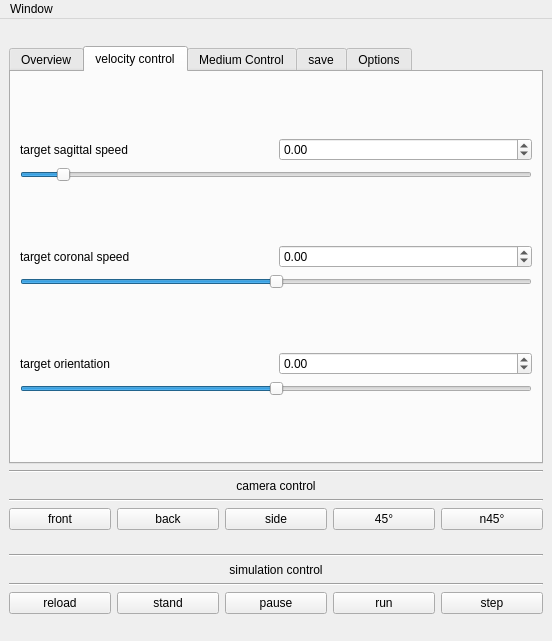
<?xml version="1.0" encoding="UTF-8"?>
<ui version="4.0">
 <class>SimulationWindow</class>
 <widget class="QMainWindow" name="SimulationWindow">
  <property name="geometry">
   <rect>
    <x>0</x>
    <y>0</y>
    <width>552</width>
    <height>641</height>
   </rect>
  </property>
  <property name="windowTitle">
   <string>Control window</string>
  </property>
  <widget class="QWidget" name="centralwidget">
   <layout class="QGridLayout" name="gridLayout">
    <item row="2" column="0">
     <widget class="QTabWidget" name="tab_options">
      <property name="currentIndex">
       <number>1</number>
      </property>
      <widget class="QWidget" name="tab_overview">
       <attribute name="title">
        <string>Overview</string>
       </attribute>
       <layout class="QVBoxLayout" name="verticalLayout_6">
        <item>
         <spacer name="verticalSpacer_11">
          <property name="orientation">
           <enum>Qt::Vertical</enum>
          </property>
          <property name="sizeHint" stdset="0">
           <size>
            <width>20</width>
            <height>10</height>
           </size>
          </property>
         </spacer>
        </item>
        <item>
         <widget class="QLabel" name="label_phase">
          <property name="text">
           <string>Phase : 0</string>
          </property>
         </widget>
        </item>
        <item>
         <widget class="QSlider" name="slider_phase">
          <property name="maximum">
           <number>10000000</number>
          </property>
          <property name="orientation">
           <enum>Qt::Horizontal</enum>
          </property>
         </widget>
        </item>
        <item>
         <spacer name="verticalSpacer_9">
          <property name="orientation">
           <enum>Qt::Vertical</enum>
          </property>
          <property name="sizeHint" stdset="0">
           <size>
            <width>20</width>
            <height>15</height>
           </size>
          </property>
         </spacer>
        </item>
        <item>
         <widget class="QLabel" name="lbl_avg_sagittal_speed">
          <property name="text">
           <string>TextLabel</string>
          </property>
         </widget>
        </item>
        <item>
         <widget class="QLabel" name="lbl_avg_coronal_speed">
          <property name="text">
           <string>TextLabel</string>
          </property>
         </widget>
        </item>
        <item>
         <spacer name="verticalSpacer_8">
          <property name="orientation">
           <enum>Qt::Vertical</enum>
          </property>
          <property name="sizeType">
           <enum>QSizePolicy::Fixed</enum>
          </property>
          <property name="sizeHint" stdset="0">
           <size>
            <width>20</width>
            <height>30</height>
           </size>
          </property>
         </spacer>
        </item>
        <item>
         <layout class="QGridLayout" name="gridLayout_2">
          <item row="0" column="0">
           <widget class="QLabel" name="label_7">
            <property name="text">
             <string>step width:</string>
            </property>
           </widget>
          </item>
          <item row="0" column="1">
           <widget class="QDoubleSpinBox" name="spin_box_step_width">
            <property name="keyboardTracking">
             <bool>false</bool>
            </property>
            <property name="decimals">
             <number>4</number>
            </property>
            <property name="minimum">
             <double>0.000000000000000</double>
            </property>
            <property name="maximum">
             <double>0.200000000000000</double>
            </property>
            <property name="singleStep">
             <double>0.001000000000000</double>
            </property>
           </widget>
          </item>
          <item row="1" column="0" colspan="2">
           <widget class="QSlider" name="slider_step_width">
            <property name="minimum">
             <number>0</number>
            </property>
            <property name="maximum">
             <number>2000</number>
            </property>
            <property name="orientation">
             <enum>Qt::Horizontal</enum>
            </property>
           </widget>
          </item>
         </layout>
        </item>
        <item>
         <layout class="QGridLayout" name="gridLayout_8">
          <item row="0" column="0">
           <widget class="QLabel" name="label_13">
            <property name="text">
             <string>current state duration:</string>
            </property>
           </widget>
          </item>
          <item row="0" column="1">
           <widget class="QDoubleSpinBox" name="spin_box_state_duration">
            <property name="keyboardTracking">
             <bool>false</bool>
            </property>
            <property name="minimum">
             <double>0.000000000000000</double>
            </property>
            <property name="maximum">
             <double>4.000000000000000</double>
            </property>
            <property name="singleStep">
             <double>0.050000000000000</double>
            </property>
           </widget>
          </item>
          <item row="1" column="0" colspan="2">
           <widget class="QSlider" name="slider_state_duration">
            <property name="minimum">
             <number>0</number>
            </property>
            <property name="maximum">
             <number>4000</number>
            </property>
            <property name="orientation">
             <enum>Qt::Horizontal</enum>
            </property>
           </widget>
          </item>
         </layout>
        </item>
        <item>
         <spacer name="verticalSpacer_2">
          <property name="orientation">
           <enum>Qt::Vertical</enum>
          </property>
          <property name="sizeType">
           <enum>QSizePolicy::Fixed</enum>
          </property>
          <property name="sizeHint" stdset="0">
           <size>
            <width>20</width>
            <height>10</height>
           </size>
          </property>
         </spacer>
        </item>
        <item>
         <layout class="QHBoxLayout" name="horizontalLayout">
          <property name="sizeConstraint">
           <enum>QLayout::SetDefaultConstraint</enum>
          </property>
          <item>
           <widget class="QCheckBox" name="check_box_curve_editor">
            <property name="text">
             <string>Curve editor</string>
            </property>
           </widget>
          </item>
          <item>
           <widget class="QComboBox" name="combo_box_curve_editor"/>
          </item>
         </layout>
        </item>
        <item>
         <widget class="QCheckBox" name="check_box_push_interface">
          <property name="text">
           <string>Push interface</string>
          </property>
         </widget>
        </item>
       </layout>
      </widget>
      <widget class="QWidget" name="tab_speed_control">
       <attribute name="title">
        <string>velocity control</string>
       </attribute>
       <layout class="QVBoxLayout" name="verticalLayout">
        <item>
         <layout class="QVBoxLayout" name="verticalLayout_2">
          <item>
           <layout class="QHBoxLayout" name="horizontalLayout_4">
            <item>
             <widget class="QLabel" name="label_4">
              <property name="text">
               <string>target sagittal speed</string>
              </property>
             </widget>
            </item>
            <item>
             <widget class="QDoubleSpinBox" name="spin_box_target_sagittal_speed">
              <property name="keyboardTracking">
               <bool>false</bool>
              </property>
              <property name="minimum">
               <double>-0.100000000000000</double>
              </property>
              <property name="maximum">
               <double>1.300000000000000</double>
              </property>
              <property name="singleStep">
               <double>0.050000000000000</double>
              </property>
             </widget>
            </item>
           </layout>
          </item>
          <item>
           <widget class="QSlider" name="slider_target_sagittal_speed">
            <property name="minimum">
             <number>-10</number>
            </property>
            <property name="maximum">
             <number>130</number>
            </property>
            <property name="tracking">
             <bool>true</bool>
            </property>
            <property name="orientation">
             <enum>Qt::Horizontal</enum>
            </property>
           </widget>
          </item>
         </layout>
        </item>
        <item>
         <layout class="QVBoxLayout" name="verticalLayout_3">
          <item>
           <layout class="QHBoxLayout" name="horizontalLayout_5">
            <item>
             <widget class="QLabel" name="label_5">
              <property name="text">
               <string>target coronal speed</string>
              </property>
             </widget>
            </item>
            <item>
             <widget class="QDoubleSpinBox" name="spin_box_target_coronal_speed">
              <property name="keyboardTracking">
               <bool>false</bool>
              </property>
              <property name="minimum">
               <double>-0.400000000000000</double>
              </property>
              <property name="maximum">
               <double>0.400000000000000</double>
              </property>
              <property name="singleStep">
               <double>0.050000000000000</double>
              </property>
             </widget>
            </item>
           </layout>
          </item>
          <item>
           <widget class="QSlider" name="slider_target_coronal_speed">
            <property name="minimum">
             <number>-40</number>
            </property>
            <property name="maximum">
             <number>40</number>
            </property>
            <property name="tracking">
             <bool>true</bool>
            </property>
            <property name="orientation">
             <enum>Qt::Horizontal</enum>
            </property>
           </widget>
          </item>
         </layout>
        </item>
        <item>
         <layout class="QVBoxLayout" name="verticalLayout_4">
          <item>
           <layout class="QHBoxLayout" name="horizontalLayout_6">
            <item>
             <widget class="QLabel" name="label_6">
              <property name="text">
               <string>target orientation</string>
              </property>
             </widget>
            </item>
            <item>
             <widget class="QDoubleSpinBox" name="spin_box_target_orientation">
              <property name="keyboardTracking">
               <bool>false</bool>
              </property>
              <property name="minimum">
               <double>-7.000000000000000</double>
              </property>
              <property name="maximum">
               <double>7.000000000000000</double>
              </property>
              <property name="singleStep">
               <double>0.050000000000000</double>
              </property>
             </widget>
            </item>
           </layout>
          </item>
          <item>
           <widget class="QSlider" name="slider_target_orientation">
            <property name="minimum">
             <number>-700</number>
            </property>
            <property name="maximum">
             <number>700</number>
            </property>
            <property name="orientation">
             <enum>Qt::Horizontal</enum>
            </property>
           </widget>
          </item>
         </layout>
        </item>
        <item>
         <layout class="QHBoxLayout" name="horizontalLayout_7"/>
        </item>
       </layout>
      </widget>
      <widget class="QWidget" name="tab_medium_control">
       <attribute name="title">
        <string>Medium Control</string>
       </attribute>
       <layout class="QVBoxLayout" name="verticalLayout_7">
        <item>
         <spacer name="verticalSpacer_4">
          <property name="orientation">
           <enum>Qt::Vertical</enum>
          </property>
          <property name="sizeHint" stdset="0">
           <size>
            <width>20</width>
            <height>40</height>
           </size>
          </property>
         </spacer>
        </item>
        <item>
         <widget class="QLabel" name="label">
          <property name="text">
           <string>liquid level</string>
          </property>
         </widget>
        </item>
        <item>
         <widget class="QDoubleSpinBox" name="spin_box_liquid_level">
          <property name="keyboardTracking">
           <bool>false</bool>
          </property>
          <property name="maximum">
           <double>1.250000000000000</double>
          </property>
          <property name="singleStep">
           <double>0.050000000000000</double>
          </property>
         </widget>
        </item>
        <item>
         <widget class="QSlider" name="slider_liquid_level">
          <property name="maximum">
           <number>125</number>
          </property>
          <property name="orientation">
           <enum>Qt::Horizontal</enum>
          </property>
         </widget>
        </item>
        <item>
         <spacer name="verticalSpacer_5">
          <property name="orientation">
           <enum>Qt::Vertical</enum>
          </property>
          <property name="sizeHint" stdset="0">
           <size>
            <width>20</width>
            <height>40</height>
           </size>
          </property>
         </spacer>
        </item>
        <item>
         <widget class="QDoubleSpinBox" name="spin_box_density">
          <property name="keyboardTracking">
           <bool>false</bool>
          </property>
          <property name="decimals">
           <number>0</number>
          </property>
          <property name="maximum">
           <double>10000.000000000000000</double>
          </property>
          <property name="singleStep">
           <double>50.000000000000000</double>
          </property>
         </widget>
        </item>
        <item>
         <widget class="QLabel" name="label_2">
          <property name="text">
           <string>density</string>
          </property>
         </widget>
        </item>
        <item>
         <widget class="QSlider" name="slider_density">
          <property name="maximum">
           <number>10000</number>
          </property>
          <property name="value">
           <number>1000</number>
          </property>
          <property name="orientation">
           <enum>Qt::Horizontal</enum>
          </property>
         </widget>
        </item>
        <item>
         <spacer name="verticalSpacer_6">
          <property name="orientation">
           <enum>Qt::Vertical</enum>
          </property>
          <property name="sizeHint" stdset="0">
           <size>
            <width>20</width>
            <height>40</height>
           </size>
          </property>
         </spacer>
        </item>
        <item>
         <widget class="QLabel" name="label_3">
          <property name="text">
           <string>viscosity</string>
          </property>
         </widget>
        </item>
        <item>
         <widget class="QDoubleSpinBox" name="spin_box_viscosity">
          <property name="keyboardTracking">
           <bool>false</bool>
          </property>
          <property name="decimals">
           <number>9</number>
          </property>
          <property name="minimum">
           <double>0.000000000000000</double>
          </property>
          <property name="maximum">
           <double>30.000000000000000</double>
          </property>
          <property name="singleStep">
           <double>0.001000000000000</double>
          </property>
         </widget>
        </item>
        <item>
         <widget class="QSlider" name="slider_viscosity">
          <property name="maximum">
           <number>3000</number>
          </property>
          <property name="orientation">
           <enum>Qt::Horizontal</enum>
          </property>
         </widget>
        </item>
        <item>
         <spacer name="verticalSpacer_7">
          <property name="orientation">
           <enum>Qt::Vertical</enum>
          </property>
          <property name="sizeHint" stdset="0">
           <size>
            <width>20</width>
            <height>40</height>
           </size>
          </property>
         </spacer>
        </item>
        <item>
         <layout class="QHBoxLayout" name="horizontalLayout_9">
          <item>
           <widget class="QCheckBox" name="check_box_fluid_follow_character">
            <property name="text">
             <string>follow character</string>
            </property>
           </widget>
          </item>
          <item>
           <widget class="QCheckBox" name="check_box_simulate_only_fluid">
            <property name="text">
             <string>simulate only fluid</string>
            </property>
           </widget>
          </item>
          <item>
           <widget class="QPushButton" name="btn_zero_fluid_velocities">
            <property name="text">
             <string>Zero fluid velocities</string>
            </property>
           </widget>
          </item>
         </layout>
        </item>
       </layout>
      </widget>
      <widget class="QWidget" name="tab_save">
       <attribute name="title">
        <string>save</string>
       </attribute>
       <layout class="QGridLayout" name="gridLayout_4">
        <item row="5" column="0">
         <layout class="QHBoxLayout" name="horizontalLayout_8">
          <property name="sizeConstraint">
           <enum>QLayout::SetMinimumSize</enum>
          </property>
          <item>
           <widget class="QLabel" name="label_10">
            <property name="text">
             <string>nbr step untill save:</string>
            </property>
           </widget>
          </item>
          <item>
           <widget class="QSpinBox" name="spin_box_steps_until_save">
            <property name="maximum">
             <number>999</number>
            </property>
           </widget>
          </item>
         </layout>
        </item>
        <item row="0" column="0">
         <spacer name="verticalSpacer_14">
          <property name="orientation">
           <enum>Qt::Vertical</enum>
          </property>
          <property name="sizeType">
           <enum>QSizePolicy::Fixed</enum>
          </property>
          <property name="sizeHint" stdset="0">
           <size>
            <width>20</width>
            <height>40</height>
           </size>
          </property>
         </spacer>
        </item>
        <item row="6" column="0">
         <spacer name="verticalSpacer_17">
          <property name="orientation">
           <enum>Qt::Vertical</enum>
          </property>
          <property name="sizeHint" stdset="0">
           <size>
            <width>20</width>
            <height>40</height>
           </size>
          </property>
         </spacer>
        </item>
        <item row="7" column="0">
         <widget class="QPushButton" name="btn_schedule_save">
          <property name="text">
           <string>schedule save</string>
          </property>
         </widget>
        </item>
        <item row="4" column="0">
         <spacer name="verticalSpacer_16">
          <property name="orientation">
           <enum>Qt::Vertical</enum>
          </property>
          <property name="sizeType">
           <enum>QSizePolicy::Fixed</enum>
          </property>
          <property name="sizeHint" stdset="0">
           <size>
            <width>20</width>
            <height>40</height>
           </size>
          </property>
         </spacer>
        </item>
        <item row="2" column="0">
         <spacer name="verticalSpacer_15">
          <property name="orientation">
           <enum>Qt::Vertical</enum>
          </property>
          <property name="sizeType">
           <enum>QSizePolicy::Fixed</enum>
          </property>
          <property name="sizeHint" stdset="0">
           <size>
            <width>20</width>
            <height>40</height>
           </size>
          </property>
         </spacer>
        </item>
        <item row="1" column="0">
         <widget class="QCheckBox" name="check_box_save_position">
          <property name="text">
           <string>save position</string>
          </property>
         </widget>
        </item>
        <item row="3" column="0">
         <widget class="QCheckBox" name="check_box_save_controller">
          <property name="text">
           <string>save controller</string>
          </property>
         </widget>
        </item>
        <item row="8" column="0">
         <widget class="QLabel" name="lbl_feedback_save">
          <property name="text">
           <string/>
          </property>
          <property name="alignment">
           <set>Qt::AlignCenter</set>
          </property>
         </widget>
        </item>
       </layout>
      </widget>
      <widget class="QWidget" name="tab">
       <attribute name="title">
        <string>Options</string>
       </attribute>
       <layout class="QGridLayout" name="gridLayout_7">
        <item row="3" column="0">
         <layout class="QVBoxLayout" name="verticalLayout_5">
          <item>
           <widget class="QCheckBox" name="check_box_target_pose">
            <property name="text">
             <string>show target pose</string>
            </property>
           </widget>
          </item>
          <item>
           <widget class="QCheckBox" name="check_box_collision_primitives">
            <property name="text">
             <string>show collision primitives</string>
            </property>
           </widget>
          </item>
          <item>
           <widget class="QCheckBox" name="check_box_show_forces">
            <property name="text">
             <string>show forces</string>
            </property>
           </widget>
          </item>
          <item>
           <widget class="QCheckBox" name="check_box_follow_character">
            <property name="text">
             <string>follow character</string>
            </property>
           </widget>
          </item>
          <item>
           <widget class="QCheckBox" name="check_box_gamepad">
            <property name="text">
             <string>gamepad</string>
            </property>
           </widget>
          </item>
          <item>
           <widget class="QCheckBox" name="check_box_show_shadow">
            <property name="text">
             <string>show shadow</string>
            </property>
           </widget>
          </item>
          <item>
           <widget class="QCheckBox" name="check_box_show_ground">
            <property name="text">
             <string>show ground plane</string>
            </property>
           </widget>
          </item>
          <item>
           <widget class="QCheckBox" name="check_box_force_ipm">
            <property name="text">
             <string>Force IPM usage</string>
            </property>
           </widget>
          </item>
          <item>
           <widget class="QCheckBox" name="check_box_stance_foot_contact_controller">
            <property name="text">
             <string>Stance Foot contact controller usage</string>
            </property>
           </widget>
          </item>
          <item>
           <widget class="QCheckBox" name="check_box_stance_leg_orientation_controler">
            <property name="text">
             <string>Stance leg orientation controller</string>
            </property>
           </widget>
          </item>
          <item>
           <widget class="QCheckBox" name="check_box_show_fps">
            <property name="text">
             <string>show fps</string>
            </property>
           </widget>
          </item>
         </layout>
        </item>
        <item row="0" column="0">
         <spacer name="verticalSpacer_18">
          <property name="orientation">
           <enum>Qt::Vertical</enum>
          </property>
          <property name="sizeType">
           <enum>QSizePolicy::Fixed</enum>
          </property>
          <property name="sizeHint" stdset="0">
           <size>
            <width>20</width>
            <height>7</height>
           </size>
          </property>
         </spacer>
        </item>
        <item row="2" column="0">
         <spacer name="verticalSpacer_19">
          <property name="orientation">
           <enum>Qt::Vertical</enum>
          </property>
          <property name="sizeType">
           <enum>QSizePolicy::Fixed</enum>
          </property>
          <property name="sizeHint" stdset="0">
           <size>
            <width>20</width>
            <height>7</height>
           </size>
          </property>
         </spacer>
        </item>
        <item row="1" column="0">
         <layout class="QGridLayout" name="gridLayout_3">
          <item row="0" column="0">
           <widget class="QLabel" name="label_11">
            <property name="text">
             <string>ratio to real time:</string>
            </property>
           </widget>
          </item>
          <item row="1" column="0" colspan="2">
           <widget class="QSlider" name="slider_ratio_to_real_time">
            <property name="minimum">
             <number>-1000</number>
            </property>
            <property name="maximum">
             <number>2000</number>
            </property>
            <property name="singleStep">
             <number>1</number>
            </property>
            <property name="pageStep">
             <number>10</number>
            </property>
            <property name="orientation">
             <enum>Qt::Horizontal</enum>
            </property>
           </widget>
          </item>
          <item row="0" column="1">
           <widget class="QDoubleSpinBox" name="spin_box_ratio_to_real_time">
            <property name="keyboardTracking">
             <bool>false</bool>
            </property>
            <property name="minimum">
             <double>-1.000000000000000</double>
            </property>
            <property name="maximum">
             <double>2.000000000000000</double>
            </property>
            <property name="singleStep">
             <double>0.010000000000000</double>
            </property>
            <property name="value">
             <double>1.000000000000000</double>
            </property>
           </widget>
          </item>
         </layout>
        </item>
       </layout>
      </widget>
     </widget>
    </item>
    <item row="3" column="0">
     <widget class="Line" name="line">
      <property name="orientation">
       <enum>Qt::Horizontal</enum>
      </property>
     </widget>
    </item>
    <item row="7" column="0">
     <spacer name="verticalSpacer_10">
      <property name="orientation">
       <enum>Qt::Vertical</enum>
      </property>
      <property name="sizeHint" stdset="0">
       <size>
        <width>20</width>
        <height>40</height>
       </size>
      </property>
     </spacer>
    </item>
    <item row="9" column="0">
     <widget class="QLabel" name="label_9">
      <property name="text">
       <string>simulation control</string>
      </property>
      <property name="alignment">
       <set>Qt::AlignCenter</set>
      </property>
     </widget>
    </item>
    <item row="10" column="0">
     <widget class="Line" name="line_4">
      <property name="orientation">
       <enum>Qt::Horizontal</enum>
      </property>
     </widget>
    </item>
    <item row="11" column="0">
     <layout class="QHBoxLayout" name="horizontalLayout_2">
      <property name="sizeConstraint">
       <enum>QLayout::SetDefaultConstraint</enum>
      </property>
      <item>
       <widget class="QPushButton" name="btn_reload">
        <property name="text">
         <string>reload</string>
        </property>
       </widget>
      </item>
      <item>
       <widget class="QPushButton" name="btn_restart">
        <property name="text">
         <string>stand</string>
        </property>
       </widget>
      </item>
      <item>
       <widget class="QPushButton" name="btn_pause">
        <property name="text">
         <string>pause</string>
        </property>
       </widget>
      </item>
      <item>
       <widget class="QPushButton" name="btn_run">
        <property name="text">
         <string>run</string>
        </property>
       </widget>
      </item>
      <item>
       <widget class="QPushButton" name="btn_step">
        <property name="text">
         <string>step</string>
        </property>
       </widget>
      </item>
     </layout>
    </item>
    <item row="12" column="0">
     <spacer name="verticalSpacer_13">
      <property name="orientation">
       <enum>Qt::Vertical</enum>
      </property>
      <property name="sizeHint" stdset="0">
       <size>
        <width>20</width>
        <height>40</height>
       </size>
      </property>
     </spacer>
    </item>
    <item row="1" column="0">
     <spacer name="verticalSpacer_12">
      <property name="orientation">
       <enum>Qt::Vertical</enum>
      </property>
      <property name="sizeHint" stdset="0">
       <size>
        <width>20</width>
        <height>40</height>
       </size>
      </property>
     </spacer>
    </item>
    <item row="4" column="0">
     <widget class="QLabel" name="label_8">
      <property name="text">
       <string>camera control</string>
      </property>
      <property name="alignment">
       <set>Qt::AlignCenter</set>
      </property>
     </widget>
    </item>
    <item row="6" column="0">
     <layout class="QHBoxLayout" name="horizontalLayout_3">
      <property name="sizeConstraint">
       <enum>QLayout::SetDefaultConstraint</enum>
      </property>
      <item>
       <widget class="QPushButton" name="btn_camera_front">
        <property name="text">
         <string>front</string>
        </property>
       </widget>
      </item>
      <item>
       <widget class="QPushButton" name="btn_camera_back">
        <property name="text">
         <string>back</string>
        </property>
       </widget>
      </item>
      <item>
       <widget class="QPushButton" name="btn_camera_side">
        <property name="text">
         <string>side</string>
        </property>
       </widget>
      </item>
      <item>
       <widget class="QPushButton" name="btn_camera_45">
        <property name="text">
         <string>45°</string>
        </property>
       </widget>
      </item>
      <item>
       <widget class="QPushButton" name="btn_camera_n45">
        <property name="text">
         <string>n45°</string>
        </property>
       </widget>
      </item>
     </layout>
    </item>
    <item row="5" column="0">
     <widget class="Line" name="line_3">
      <property name="orientation">
       <enum>Qt::Horizontal</enum>
      </property>
     </widget>
    </item>
    <item row="8" column="0">
     <widget class="Line" name="line_2">
      <property name="orientation">
       <enum>Qt::Horizontal</enum>
      </property>
     </widget>
    </item>
    <item row="13" column="0">
     <spacer name="verticalSpacer_3">
      <property name="orientation">
       <enum>Qt::Vertical</enum>
      </property>
      <property name="sizeType">
       <enum>QSizePolicy::Expanding</enum>
      </property>
      <property name="sizeHint" stdset="0">
       <size>
        <width>20</width>
        <height>10</height>
       </size>
      </property>
     </spacer>
    </item>
   </layout>
  </widget>
  <widget class="QMenuBar" name="menubar">
   <property name="geometry">
    <rect>
     <x>0</x>
     <y>0</y>
     <width>552</width>
     <height>21</height>
    </rect>
   </property>
   <widget class="QMenu" name="menuWindow">
    <property name="title">
     <string>Window</string>
    </property>
    <addaction name="actionShow_console"/>
   </widget>
   <addaction name="menuWindow"/>
  </widget>
  <action name="actionShow_console">
   <property name="text">
    <string>Show console</string>
   </property>
  </action>
 </widget>
 <resources/>
 <connections/>
</ui>
